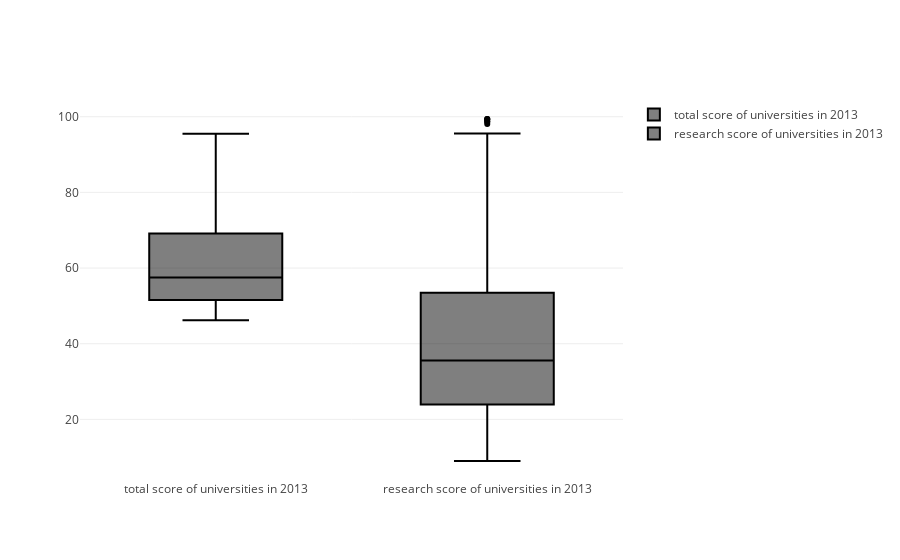

Here is the notebook cell this chart was saved with:
### Markdown cell above
<a id="9"></a> <br>
**Box Plot**

Median (50th percentile) = middle value of the data set. Sort and take the data in the middle. It is also called 50% percentile that is 50% of data are less that median(50th quartile)(quartile)

*25th percentile = quartile 1 (Q1) that is lower quartile
*75th percentile = quartile 3 (Q3) that is higher quartile
*height of box = IQR = interquartile range = Q3-Q1
*Whiskers = 1.5 * IQR from the Q1 and Q3
*Outliers = being more than 1.5*IQR away from median commonly.

trace = box
y = data we want to visualize with box plot
marker = color

### Code cell
df2013 = timesDatas[timesDatas.year == 2013]

trace0 = go.Box(
    y = df2013.total_score,
    name = 'total score of universities in 2013',
    marker = dict(color = 'rgba(12,12,140)',))


trace1 = go.Box(
    y = df2013.research,
    name = 'research score of universities in 2013',
    marker = dict(color = 'rgba(12,128,128)',))

data = [trace0,trace1]
iplot(data)

### Figure 1 — Plotly figure (JSON) as saved in the notebook; plotly's stock layout.template omitted (floating-point values rounded to 4 significant figures; data arrays with more than 128 entries replaced by an {"elided": "..."} marker saying what was removed)
{"data": [{"marker": {"color": "rgba(12,12,140)"}, "name": "total score of universities in 2013", "type": "box", "uid": "87519c8f-ce4d-432e-a15e-f3ddcd65909f", "y": {"elided": "400 str values"}}, {"marker": {"color": "rgba(12,128,128)"}, "name": "research score of universities in 2013", "type": "box", "uid": "84fea55c-6d5e-4c3d-9cd3-342652e1bc59", "y": {"elided": "400 float values"}}], "layout": {}}
